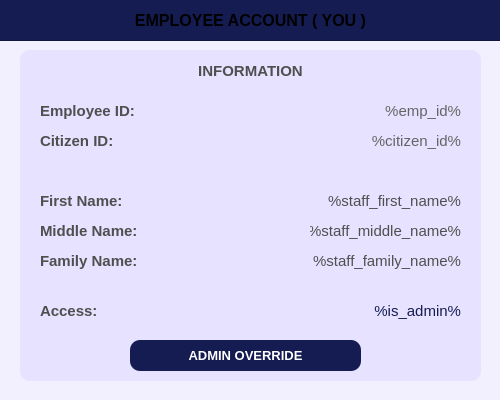
<?xml version="1.0" encoding="UTF-8"?>
<ui version="4.0">
 <class>PopUp_dashboardYourAccount</class>
 <widget class="QDialog" name="PopUp_dashboardYourAccount">
  <property name="geometry">
   <rect>
    <x>0</x>
    <y>0</y>
    <width>500</width>
    <height>400</height>
   </rect>
  </property>
  <property name="sizePolicy">
   <sizepolicy hsizetype="Fixed" vsizetype="Fixed">
    <horstretch>0</horstretch>
    <verstretch>0</verstretch>
   </sizepolicy>
  </property>
  <property name="windowTitle">
   <string>Dialog</string>
  </property>
  <property name="styleSheet">
   <string notr="true">#PopUp_dashboardYourAccount{
	background-color: #f2efff;
}</string>
  </property>
  <widget class="QFrame" name="basePopUpBodyFrame">
   <property name="geometry">
    <rect>
     <x>20</x>
     <y>50</y>
     <width>461</width>
     <height>331</height>
    </rect>
   </property>
   <property name="styleSheet">
    <string notr="true">#basePopUpBodyFrame {
	background-color: #e7e2ff;
	border: none;
	border-radius: 10px;
}</string>
   </property>
   <property name="frameShape">
    <enum>QFrame::Shape::StyledPanel</enum>
   </property>
   <property name="frameShadow">
    <enum>QFrame::Shadow::Raised</enum>
   </property>
   <widget class="QLabel" name="employeeacc_empID">
    <property name="geometry">
     <rect>
      <x>20</x>
      <y>50</y>
      <width>151</width>
      <height>21</height>
     </rect>
    </property>
    <property name="font">
     <font>
      <family>Arial</family>
      <pointsize>11</pointsize>
      <bold>true</bold>
     </font>
    </property>
    <property name="styleSheet">
     <string notr="true">#employeeacc_empID {
	background-color: transparent;
	color: #4f4f4f;
}
</string>
    </property>
    <property name="text">
     <string>Employee ID:</string>
    </property>
    <property name="alignment">
     <set>Qt::AlignmentFlag::AlignLeading|Qt::AlignmentFlag::AlignLeft|Qt::AlignmentFlag::AlignVCenter</set>
    </property>
   </widget>
   <widget class="QLabel" name="employeeacc_labelDesc">
    <property name="geometry">
     <rect>
      <x>0</x>
      <y>0</y>
      <width>461</width>
      <height>41</height>
     </rect>
    </property>
    <property name="font">
     <font>
      <family>Arial</family>
      <pointsize>11</pointsize>
      <bold>true</bold>
     </font>
    </property>
    <property name="styleSheet">
     <string notr="true">#employeeacc_labelDesc {
	background-color: transparent;
	color: #4f4f4f;
}
</string>
    </property>
    <property name="text">
     <string>INFORMATION</string>
    </property>
    <property name="alignment">
     <set>Qt::AlignmentFlag::AlignCenter</set>
    </property>
   </widget>
   <widget class="QLabel" name="employeeacc_citizenID">
    <property name="geometry">
     <rect>
      <x>20</x>
      <y>80</y>
      <width>151</width>
      <height>21</height>
     </rect>
    </property>
    <property name="font">
     <font>
      <family>Arial</family>
      <pointsize>11</pointsize>
      <bold>true</bold>
     </font>
    </property>
    <property name="styleSheet">
     <string notr="true">#employeeacc_citizenID {
	background-color: transparent;
	color: #4f4f4f;
}
</string>
    </property>
    <property name="text">
     <string>Citizen ID: </string>
    </property>
    <property name="alignment">
     <set>Qt::AlignmentFlag::AlignLeading|Qt::AlignmentFlag::AlignLeft|Qt::AlignmentFlag::AlignVCenter</set>
    </property>
   </widget>
   <widget class="QLabel" name="employeeacc_fname">
    <property name="geometry">
     <rect>
      <x>20</x>
      <y>140</y>
      <width>151</width>
      <height>21</height>
     </rect>
    </property>
    <property name="font">
     <font>
      <family>Arial</family>
      <pointsize>11</pointsize>
      <bold>true</bold>
     </font>
    </property>
    <property name="styleSheet">
     <string notr="true">#employeeacc_fname {
	background-color: transparent;
	color: #4f4f4f;
}
</string>
    </property>
    <property name="text">
     <string>First Name:</string>
    </property>
    <property name="alignment">
     <set>Qt::AlignmentFlag::AlignLeading|Qt::AlignmentFlag::AlignLeft|Qt::AlignmentFlag::AlignVCenter</set>
    </property>
   </widget>
   <widget class="QLabel" name="employeeacc_mname">
    <property name="geometry">
     <rect>
      <x>20</x>
      <y>170</y>
      <width>151</width>
      <height>21</height>
     </rect>
    </property>
    <property name="font">
     <font>
      <family>Arial</family>
      <pointsize>11</pointsize>
      <bold>true</bold>
     </font>
    </property>
    <property name="styleSheet">
     <string notr="true">#employeeacc_mname {
	background-color: transparent;
	color: #4f4f4f;
}
</string>
    </property>
    <property name="text">
     <string>Middle Name:</string>
    </property>
    <property name="alignment">
     <set>Qt::AlignmentFlag::AlignLeading|Qt::AlignmentFlag::AlignLeft|Qt::AlignmentFlag::AlignVCenter</set>
    </property>
   </widget>
   <widget class="QLabel" name="employeeacc_lname">
    <property name="geometry">
     <rect>
      <x>20</x>
      <y>200</y>
      <width>151</width>
      <height>21</height>
     </rect>
    </property>
    <property name="font">
     <font>
      <family>Arial</family>
      <pointsize>11</pointsize>
      <bold>true</bold>
     </font>
    </property>
    <property name="styleSheet">
     <string notr="true">#employeeacc_lname {
	background-color: transparent;
	color: #4f4f4f;
}
</string>
    </property>
    <property name="text">
     <string>Family Name:</string>
    </property>
    <property name="alignment">
     <set>Qt::AlignmentFlag::AlignLeading|Qt::AlignmentFlag::AlignLeft|Qt::AlignmentFlag::AlignVCenter</set>
    </property>
   </widget>
   <widget class="QLabel" name="employeeacc_access">
    <property name="geometry">
     <rect>
      <x>20</x>
      <y>250</y>
      <width>151</width>
      <height>21</height>
     </rect>
    </property>
    <property name="font">
     <font>
      <family>Arial</family>
      <pointsize>11</pointsize>
      <bold>true</bold>
     </font>
    </property>
    <property name="styleSheet">
     <string notr="true">#employeeacc_access {
	background-color: transparent;
	color: #4f4f4f;
}
</string>
    </property>
    <property name="text">
     <string>Access:</string>
    </property>
    <property name="alignment">
     <set>Qt::AlignmentFlag::AlignLeading|Qt::AlignmentFlag::AlignLeft|Qt::AlignmentFlag::AlignVCenter</set>
    </property>
   </widget>
   <widget class="QLabel" name="employeeacc_displaymname">
    <property name="geometry">
     <rect>
      <x>290</x>
      <y>170</y>
      <width>151</width>
      <height>21</height>
     </rect>
    </property>
    <property name="font">
     <font>
      <family>Arial</family>
      <pointsize>11</pointsize>
      <bold>false</bold>
     </font>
    </property>
    <property name="styleSheet">
     <string notr="true">#employeeacc_displaymname {
	background-color: transparent;
	color: #4f4f4f;
}
</string>
    </property>
    <property name="text">
     <string>%staff_middle_name%</string>
    </property>
    <property name="alignment">
     <set>Qt::AlignmentFlag::AlignRight|Qt::AlignmentFlag::AlignTrailing|Qt::AlignmentFlag::AlignVCenter</set>
    </property>
   </widget>
   <widget class="QLabel" name="employeeacc_displaylname">
    <property name="geometry">
     <rect>
      <x>290</x>
      <y>200</y>
      <width>151</width>
      <height>21</height>
     </rect>
    </property>
    <property name="font">
     <font>
      <family>Arial</family>
      <pointsize>11</pointsize>
      <bold>false</bold>
     </font>
    </property>
    <property name="styleSheet">
     <string notr="true">#employeeacc_displaylname {
	background-color: transparent;
	color: #4f4f4f;
}
</string>
    </property>
    <property name="text">
     <string>%staff_family_name%</string>
    </property>
    <property name="alignment">
     <set>Qt::AlignmentFlag::AlignRight|Qt::AlignmentFlag::AlignTrailing|Qt::AlignmentFlag::AlignVCenter</set>
    </property>
   </widget>
   <widget class="QLabel" name="employeeacc_isadmin">
    <property name="geometry">
     <rect>
      <x>290</x>
      <y>250</y>
      <width>151</width>
      <height>21</height>
     </rect>
    </property>
    <property name="font">
     <font>
      <family>Arial</family>
      <pointsize>11</pointsize>
      <bold>false</bold>
     </font>
    </property>
    <property name="styleSheet">
     <string notr="true">#employeeacc_isadmin{
		color: #141c52;
}</string>
    </property>
    <property name="text">
     <string>%is_admin%</string>
    </property>
    <property name="alignment">
     <set>Qt::AlignmentFlag::AlignRight|Qt::AlignmentFlag::AlignTrailing|Qt::AlignmentFlag::AlignVCenter</set>
    </property>
   </widget>
   <widget class="QLabel" name="employeeacc_displayEmpID">
    <property name="geometry">
     <rect>
      <x>290</x>
      <y>50</y>
      <width>151</width>
      <height>21</height>
     </rect>
    </property>
    <property name="font">
     <font>
      <family>Arial</family>
      <pointsize>11</pointsize>
      <bold>false</bold>
     </font>
    </property>
    <property name="styleSheet">
     <string notr="true">#employeeacc_displayEmpID {
	background-color: transparent;
	color: #646464;
}
</string>
    </property>
    <property name="text">
     <string>%emp_id%</string>
    </property>
    <property name="alignment">
     <set>Qt::AlignmentFlag::AlignRight|Qt::AlignmentFlag::AlignTrailing|Qt::AlignmentFlag::AlignVCenter</set>
    </property>
   </widget>
   <widget class="QLabel" name="employeeacc_displayfname">
    <property name="geometry">
     <rect>
      <x>290</x>
      <y>140</y>
      <width>151</width>
      <height>21</height>
     </rect>
    </property>
    <property name="font">
     <font>
      <family>Arial</family>
      <pointsize>11</pointsize>
      <bold>false</bold>
     </font>
    </property>
    <property name="styleSheet">
     <string notr="true">#employeeacc_displayfname {
	background-color: transparent;
	color: #4f4f4f;
}
</string>
    </property>
    <property name="text">
     <string>%staff_first_name%</string>
    </property>
    <property name="alignment">
     <set>Qt::AlignmentFlag::AlignRight|Qt::AlignmentFlag::AlignTrailing|Qt::AlignmentFlag::AlignVCenter</set>
    </property>
   </widget>
   <widget class="QLabel" name="employeeacc_displayCitizenID">
    <property name="geometry">
     <rect>
      <x>290</x>
      <y>80</y>
      <width>151</width>
      <height>21</height>
     </rect>
    </property>
    <property name="font">
     <font>
      <family>Arial</family>
      <pointsize>11</pointsize>
      <bold>false</bold>
     </font>
    </property>
    <property name="styleSheet">
     <string notr="true">#employeeacc_displayCitizenID {
	background-color: transparent;
	color: #646464;
}
</string>
    </property>
    <property name="text">
     <string>%citizen_id%</string>
    </property>
    <property name="alignment">
     <set>Qt::AlignmentFlag::AlignRight|Qt::AlignmentFlag::AlignTrailing|Qt::AlignmentFlag::AlignVCenter</set>
    </property>
   </widget>
   <widget class="QPushButton" name="employeeaccount_buttonAdminOverride">
    <property name="geometry">
     <rect>
      <x>110</x>
      <y>290</y>
      <width>231</width>
      <height>31</height>
     </rect>
    </property>
    <property name="font">
     <font>
      <family>Arial</family>
      <pointsize>10</pointsize>
      <bold>true</bold>
     </font>
    </property>
    <property name="cursor">
     <cursorShape>PointingHandCursor</cursorShape>
    </property>
    <property name="styleSheet">
     <string notr="true">#employeeaccount_buttonAdminOverride {
    background-color: #141c52;
    color: white;
    border-radius: 10px;
    padding: 10px; /* Optional: Adjusts spacing inside the button */
}
#employeeaccount_buttonAdminOverride:hover {
    background-color: #1a237e; /* Slightly lighter blue when hovered */
}
#employeeaccount_buttonAdminOverride:pressed {
    background-color: #0f1442; /* Darker blue when clicked */
}</string>
    </property>
    <property name="text">
     <string>ADMIN OVERRIDE</string>
    </property>
   </widget>
  </widget>
  <widget class="QFrame" name="basePopUpTitleFrame">
   <property name="geometry">
    <rect>
     <x>-10</x>
     <y>-10</y>
     <width>511</width>
     <height>51</height>
    </rect>
   </property>
   <property name="styleSheet">
    <string notr="true">#basePopUpTitleFrame {
	background-color: #141c52;
}</string>
   </property>
   <property name="frameShape">
    <enum>QFrame::Shape::StyledPanel</enum>
   </property>
   <property name="frameShadow">
    <enum>QFrame::Shadow::Raised</enum>
   </property>
   <widget class="QLabel" name="label_titleEmployeeAccount">
    <property name="geometry">
     <rect>
      <x>30</x>
      <y>10</y>
      <width>461</width>
      <height>41</height>
     </rect>
    </property>
    <property name="font">
     <font>
      <family>Arial</family>
      <pointsize>12</pointsize>
      <bold>true</bold>
     </font>
    </property>
    <property name="styleSheet">
     <string notr="true">#label_tableTitleDashboard {
	background-color: transparent;
	color: #FFFFFF;
}
</string>
    </property>
    <property name="text">
     <string>EMPLOYEE ACCOUNT ( YOU )</string>
    </property>
    <property name="alignment">
     <set>Qt::AlignmentFlag::AlignCenter</set>
    </property>
   </widget>
  </widget>
 </widget>
 <resources/>
 <connections/>
</ui>
